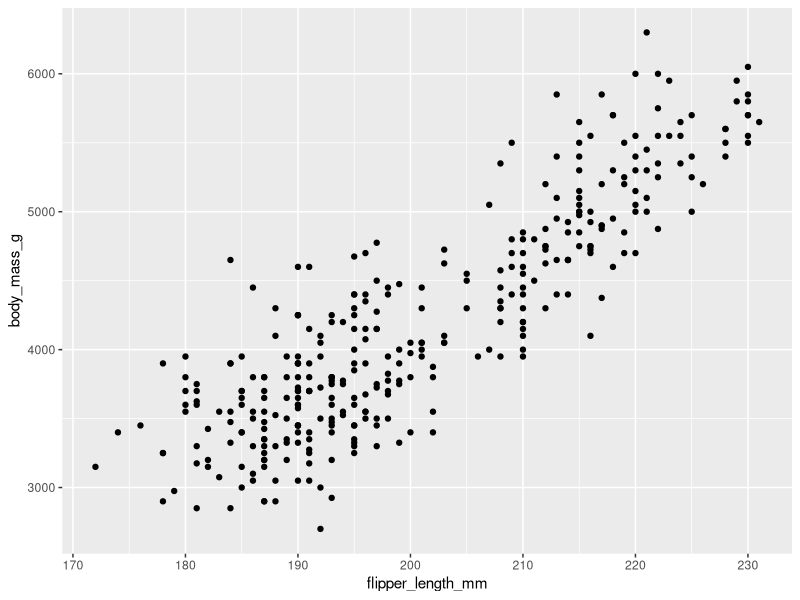
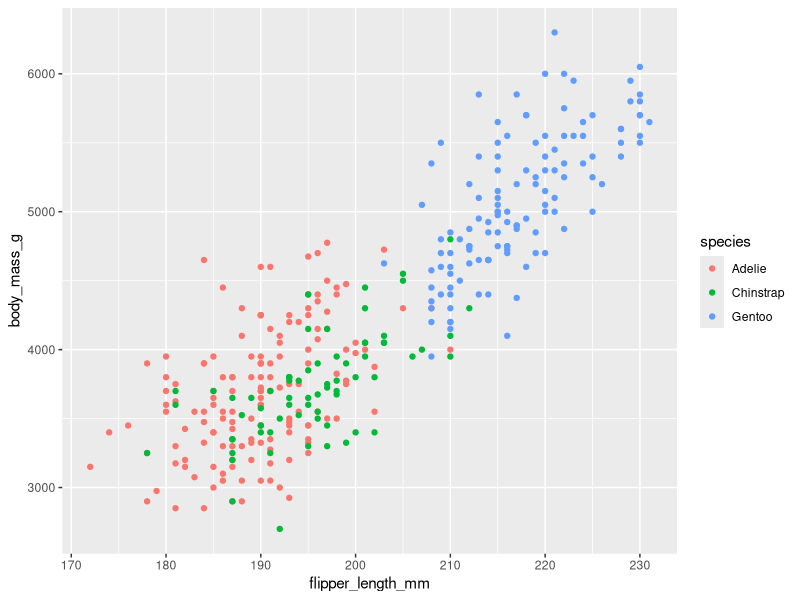
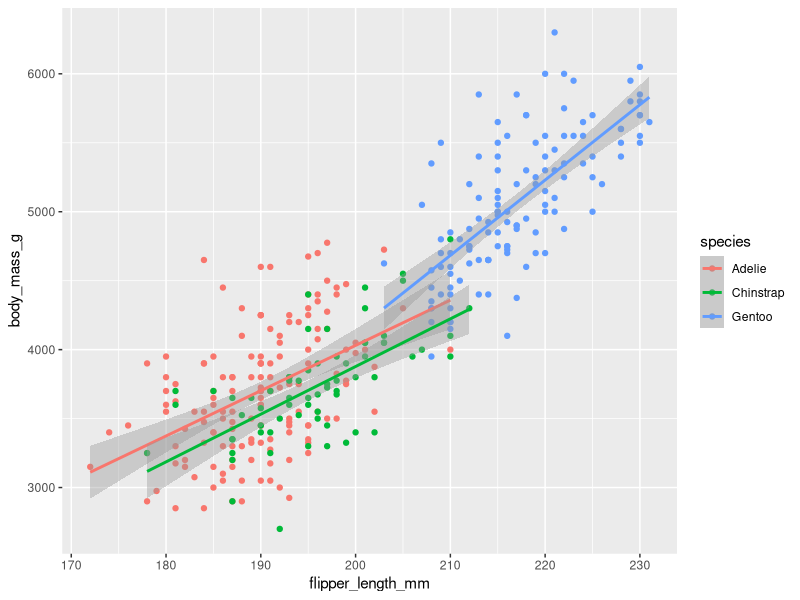
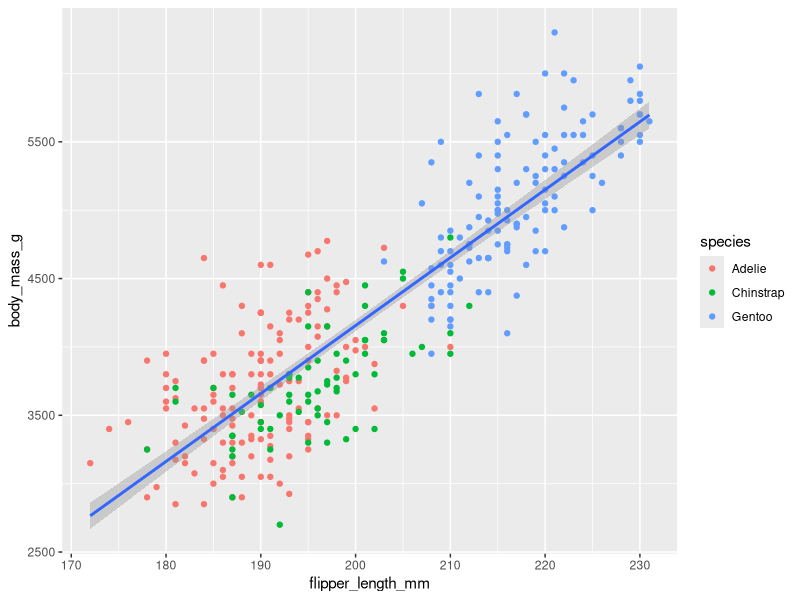
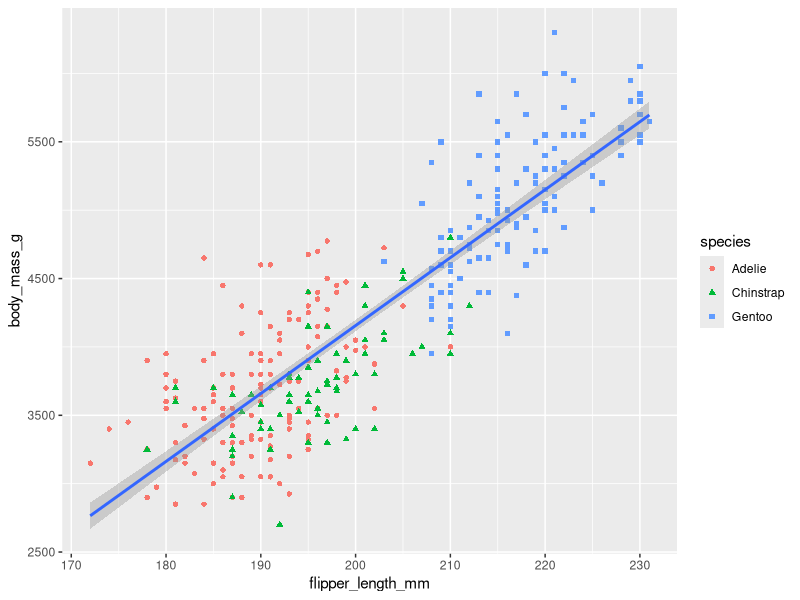
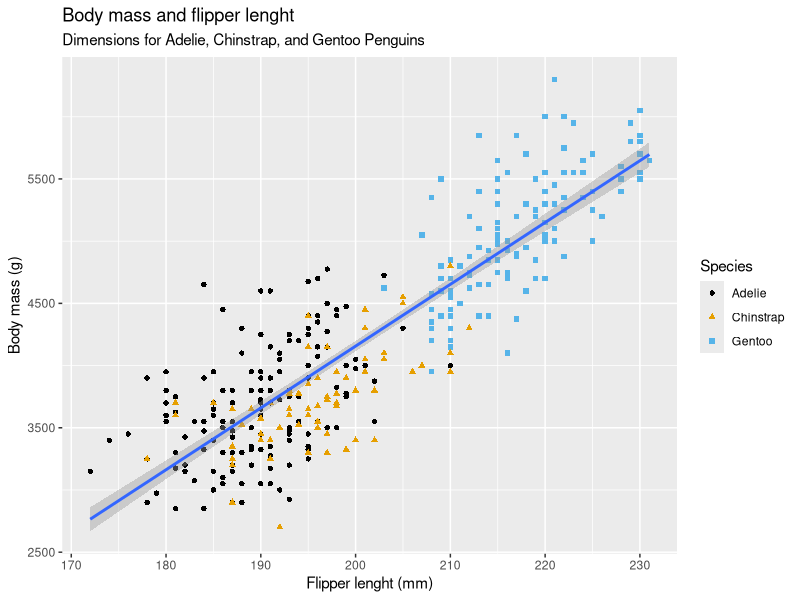
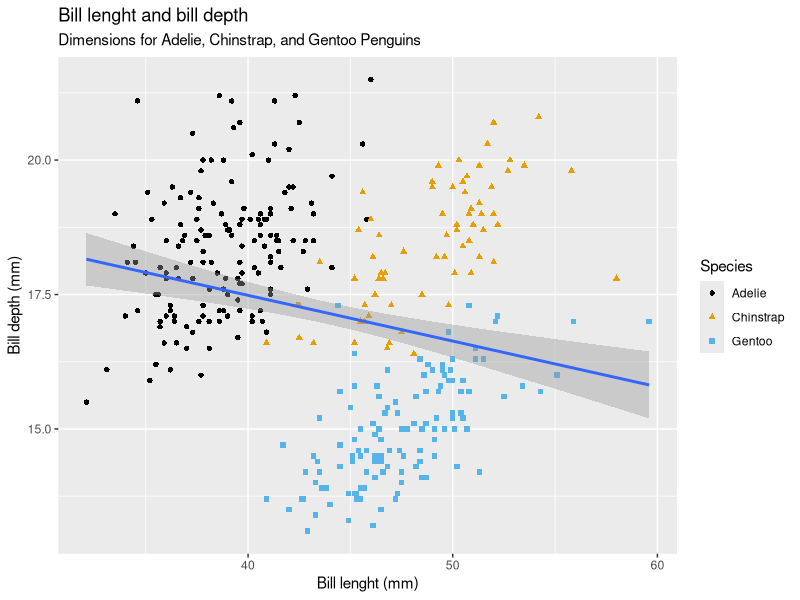
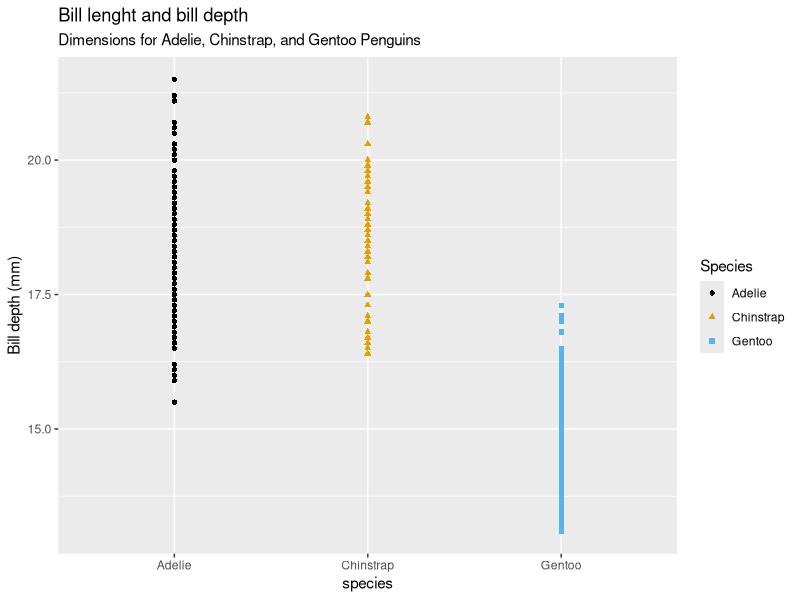

Write the R code that produced these figures, in order. (Note: this script raises an error after producing the figures.)
## ---- chunk 1
knitr::opts_chunk$set(echo = TRUE)
## ---- chunk 2
install.packages('tidyverse')
install.packages('palmerpenguins')
install.packages('ggthemes')

library(tidyverse)
library(palmerpenguins)
library(ggthemes)
## ---- chunk 3
penguins <- palmerpenguins::penguins
## ---- chunk 4
View(penguins)
glimpse(penguins)
str(penguins)
## ---- chunk 5
ggplot(
        data = penguins,
        mapping = aes(x = flipper_length_mm, y = body_mass_g, )
) + geom_point()
## ---- chunk 6
ggplot(
        data = penguins,
        mapping = aes(x = flipper_length_mm, y = body_mass_g, color = species)
) + geom_point()
## ---- chunk 7
ggplot(
        data = penguins,
        mapping = aes(x = flipper_length_mm, y = body_mass_g, color = species)
) + 
        geom_point() +
        geom_smooth(method = "lm")
## ---- chunk 8
ggplot(
        data = penguins,
        mapping = aes(x = flipper_length_mm, y = body_mass_g)
) + 
        geom_point(mapping = aes(color = species)) +
        geom_smooth(method = "lm")
## ---- chunk 9
ggplot(
        data = penguins,
        mapping = aes(x = flipper_length_mm, y = body_mass_g)
) + 
        geom_point(mapping = aes(color = species, shape = species)) +
        geom_smooth(method = "lm")
## ---- chunk 10
ggplot(
        data = penguins,
        mapping = aes(x = flipper_length_mm, y = body_mass_g)
) + 
        geom_point(mapping = aes(color = species, shape = species)) +
        geom_smooth(method = "lm") +
        labs(
                title = "Body mass and flipper lenght",
                subtitle = "Dimensions for Adelie, Chinstrap, and Gentoo Penguins",
                x = "Flipper lenght (mm)" , y = "Body mass (g)" ,
                color = "Species" , shape = "Species"
        ) +
        scale_color_colorblind()
## ---- chunk 11
str(penguins)

## ---- chunk 12
ggplot(
        data = penguins,
        mapping = aes(x = bill_length_mm, y = bill_depth_mm)
) + 
        geom_point(mapping = aes(color = species, shape = species)) +
        geom_smooth(method = "lm") +
        labs(
                title = "Bill lenght and bill depth",
                subtitle = "Dimensions for Adelie, Chinstrap, and Gentoo Penguins",
                x = "Bill lenght (mm)" , y = "Bill depth (mm)" ,
                color = "Species" , shape = "Species"
        ) +
        scale_color_colorblind()
## ---- chunk 13
ggplot(
        data = penguins,
        mapping = aes(x = species, y = bill_depth_mm)
) + 
        geom_point(mapping = aes(color = species, shape = species)) +
        geom_smooth(method = "lm") +
        labs(
                title = "Bill lenght and bill depth",
                subtitle = "Dimensions for Adelie, Chinstrap, and Gentoo Penguins",
                x = "species" , y = "Bill depth (mm)" ,
                color = "Species" , shape = "Species"
        ) +
        scale_color_colorblind()
## ---- chunk 14
ggplot(
        data = penguins,
        mapping = aes(x = species, y = bill_depth_mm)
) + 
        geom_boxplot(mapping = aes(color = species, shape = species)) +
        geom_smooth(method = "lm") +
        labs(
                title = "Bill lenght and bill depth",
                subtitle = "Dimensions for Adelie, Chinstrap, and Gentoo Penguins",
                x = "species" , y = "Bill depth (mm)" ,
                color = "Species" , shape = "Species"
        ) +
        scale_color_colorblind()
## ---- chunk 15
ggplot(data = penguins) +
        geom_point()
## ---- chunk 16
ggplot(
        data = penguins,
        mapping = aes(x = bill_length_mm, y = bill_depth_mm)
) + 
        geom_point(mapping = aes(color = species, shape = species, na.rm = TRUE)) +
        geom_smooth(method = "lm") +
        labs(
                title = "Bill lenght and bill depth",
                subtitle = "Dimensions for Adelie, Chinstrap, and Gentoo Penguins",
                x = "Bill lenght (mm)" , y = "Bill depth (mm)" ,
                color = "Species" , shape = "Species"
        ) +
        scale_color_colorblind()
## ---- chunk 17
ggplot(
        data = penguins,
        mapping = aes(x = bill_length_mm, y = bill_depth_mm)
) + 
        geom_point(mapping = aes(color = species, shape = species, na.rm = TRUE)) +
        geom_smooth(method = "lm") +
        labs(
                title = "Bill lenght and bill depth",
                subtitle = "Dimensions for Adelie, Chinstrap, and Gentoo Penguins",
                caption = "Data come from the palmerpenguins package",
                x = "Bill lenght (mm)" , y = "Bill depth (mm)" ,
                color = "Species" , shape = "Species"
        ) +
        scale_color_colorblind()

## ---- chunk 18
ggplot(
        data = penguins,
        mapping = aes(x = flipper_length_mm, y = body_mass_g, fill = bill_depth_mm)
) + 
        geom_point() +
        geom_smooth(method = "lm") +
        labs(
                color = "Bill depth" , shape = "Bill depth"
        ) +
        scale_color_colorblind()
## ---- chunk 19
ggplot(
        data = penguins,
        mapping = aes(x = flipper_length_mm, y = body_mass_g, color = island)
) +
        geom_point() +
        geom_smooth(se = FALSE)
## ---- chunk 20
ggplot(
        data = penguins,
        mapping = aes(x = flipper_length_mm, y = body_mass_g)
) +
        geom_point() +
        geom_smooth()

## ---- chunk 21
ggplot() +
        geom_point(data = penguins,
                   mapping = aes(x = flipper_length_mm, y = body_mass_g)) +
        geom_smooth(
                data = penguins,
                mapping = aes(x = flipper_length_mm, y = body_mass_g)
        )
